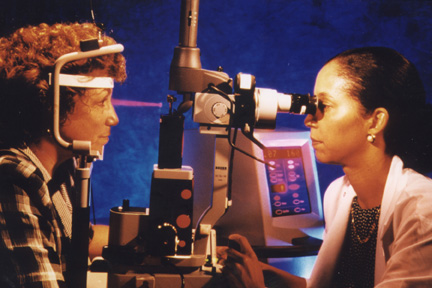
#> input picture sample-images/diabetic_retinopathy_laser_treated.jpg, 432 x 288 px
$ python -i quality.py   (imports and definitions only)   (older library calls are emulated)
#> lines starting #> are read from the running program, lines starting #| are printed output that depends on the picture; after the words box and inside, x2 and y2 are one past the last pixel; in counts of white or black regions, pixels touching at a corner belong together
#> further down, picture is the input picture: shape (288, 432, 3); mean B, G, R 74.4, 66.8, 92.2
"""
Is this image gradable, and is there an eye in it at all?

A screening model will confidently grade a black frame, a thumb over the lens,
or a photograph so blurred that no microaneurysm could possibly be visible.
That is the most dangerous failure mode a screening tool has: a confident
"No DR" on an image nobody could have graded sends someone away reassured.
Real screening programmes reject 10-20% of images as ungradable, and this is
the gate that lets this one do the same.

It is deliberately classical computer vision, not a second neural network:
every number below is inspectable, needs no training data, and costs about a
millisecond, which is what lets the same code run on every frame of the live
viewfinder to tell the patient how to move.

    assess(image) -> {
      eyeDetected, gradable, quality 0-100, reasons[], guidance,
      metrics{ coverage, centering, focus, brightness, contrast, saturated }
    }
"""

import cv2
import numpy as np

# Thresholds below are measured from real fundus photographs rather than
# guessed: the first version rejected genuine images as "washed out" because
# its contrast floor sat above what a real retina actually produces.

# A retina has to fill a reasonable share of the frame to be gradable at all.
MIN_COVERAGE = 0.06

# Retina is strongly red-dominant (R-B of 18-110 measured); noise, skin and
# grey surfaces sit near zero. This is what stops the model grading a picture
# of nothing.
REDNESS_FLOOR = 10.0

# Any real photograph has texture. A flat fill - a thumb over the lens, a wall -
# has almost none, and would otherwise pass every other test.
TEXTURE_FLOOR = 3.0

# Retinal detail lives in the green channel; below this the vessels are gone.
FOCUS_FLOOR = 12.0
FOCUS_GOOD = 45.0

# Outside this the image is under- or over-exposed beyond recovery. Real
# fundus images measured 104-121, so 185 leaves generous headroom.
BRIGHTNESS_FLOOR = 25.0
BRIGHTNESS_CEILING = 185.0

# Measured 18-20 on real fundus images, so the floor sits below that.
CONTRAST_FLOOR = 12.0

# Fraction of blown-out pixels that ruins a reading. Real images measured 0%;
# a frame with 2.5% blown out and a mean of 222 is already unusable.
SATURATION_LIMIT = 0.05

# How far off-centre the disc may sit, as a fraction of the frame's half-width.
CENTERING_LIMIT = 0.35


# Anything above this is imaged retina; below it is the black surround the
# camera leaves outside the lens aperture.
SURROUND_LEVEL = 22


def _find_disc(gray):
    """
    Locate the illuminated area of retina.

    A fixed low threshold, not Otsu. Otsu picks the split that best separates
    two populations, and on a fundus photograph the strongest split is inside
    the retina - bright optic disc or laser scarring against darker macula -
    so it returned a fragment of the retina rather than the retina, and the
    framing advice built on it was wrong.
    """

    blurred = cv2.GaussianBlur(gray, (9, 9), 0)

    _, mask = cv2.threshold(
        blurred, SURROUND_LEVEL, 255, cv2.THRESH_BINARY
    )

    # Close small gaps so vessels and lesions do not split the disc.
    kernel = cv2.getStructuringElement(cv2.MORPH_ELLIPSE, (15, 15))
    mask = cv2.morphologyEx(mask, cv2.MORPH_CLOSE, kernel)

    contours, _ = cv2.findContours(
        mask, cv2.RETR_EXTERNAL, cv2.CHAIN_APPROX_SIMPLE
    )

    if not contours:
        return None, mask

    biggest = max(contours, key=cv2.contourArea)

    area = cv2.contourArea(biggest)

    if area <= 0:
        return None, mask

    (x, y), radius = cv2.minEnclosingCircle(biggest)

    # How much of that circle is actually filled: a real fundus disc is round,
    # a hand or a bright window edge is not.
    circularity = area / (np.pi * radius * radius) if radius > 0 else 0.0

    return {
        "center": (float(x), float(y)),
        "radius": float(radius),
        "area": float(area),
        "circularity": float(circularity),
    }, mask


# Every measurement is taken at this size. Sharpness measures like the
# variance of the Laplacian scale with resolution, so the same photograph
# judged at 224px and at 1411px would otherwise get two different verdicts -
# and the live viewfinder and the saved screening send exactly those two
# sizes.
WORKING_EDGE = 512


def assess(image_bgr):
    """Judge one frame. Cheap enough to run on every frame of a live preview."""

    if image_bgr is None or image_bgr.size == 0:
        return {
            "eyeDetected": False,
            "gradable": False,
            "quality": 0,
            "reasons": ["No image."],
            "guidance": "No image from the camera.",
            "metrics": {},
        }

    # Normalise the size before measuring anything.
    longest = max(image_bgr.shape[:2])
#> longest = 432

    if longest != WORKING_EDGE:
        scale = WORKING_EDGE / float(longest)
#> scale = 1.19

        image_bgr = cv2.resize(
            image_bgr,
            (
                max(1, int(image_bgr.shape[1] * scale)),
                max(1, int(image_bgr.shape[0] * scale)),
            ),
            interpolation=cv2.INTER_AREA,
        )
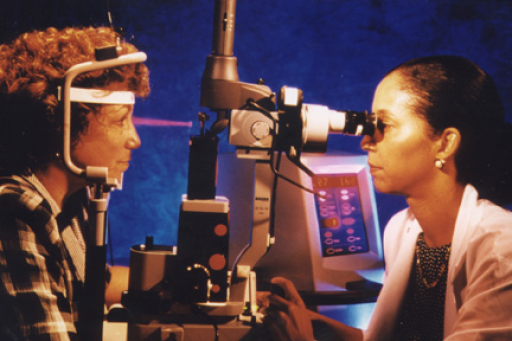
#> image_bgr: shape (341, 512, 3); mean of channels 0, 1, 2 74.3, 66.7, 92.1; drawn as B, G, R

    height, width = image_bgr.shape[:2]
#> height = 341; width = 512
    frame_area = float(height * width)
#> frame_area = 174592

    gray = cv2.cvtColor(image_bgr, cv2.COLOR_BGR2GRAY)
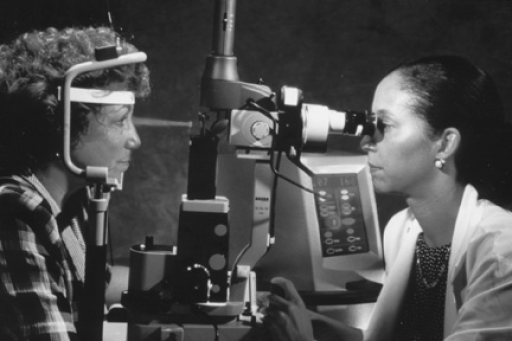
#> gray: shape (341, 512); min 20, max 246, mean 75.2

    disc, _ = _find_disc(gray)
#> in _find_disc, `blurred = cv2.GaussianBlur(gray, (9, 9), 0)`:
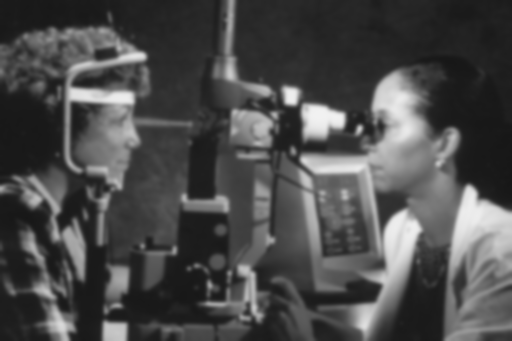
#> blurred: shape (341, 512); min 23, max 241, mean 75.2
#> in _find_disc, `_, mask = cv2.threshold( blurred, SURROUND_LEVEL, 255, cv2.THRESH_BINA..`: mask: shape (341, 512); every value is 255
#> in _find_disc, `contours, _ = cv2.findContours( mask, cv2.RETR_EXTERNAL, cv2.CHAIN_APP..`: contours = [[[0, 0], [0, 340], [511, 340], [511, 0]]]
#> in _find_disc, `biggest = max(contours, key=cv2.contourArea)`: biggest = [[0, 0], [0, 340], [511, 340], [511, 0]]
#> in _find_disc, `area = cv2.contourArea(biggest)`: area = 173740
#> in _find_disc, `(x, y), radius = cv2.minEnclosingCircle(biggest)`: x = 255.5; y = 170; radius = 306.9
#> in _find_disc, `circularity = area / (np.pi * radius * radius) if radius > 0 else 0.0`: circularity = 0.587
#> disc = {'center': (255.5, 170), 'radius': 306.9, 'area': 173740, 'circularity': 0.587}

    reasons = []

    coverage = (disc["area"] / frame_area) if disc else 0.0
#> coverage = 0.995

    # ------------------------------------------------------------------
    # Is there an eye at all?
    # ------------------------------------------------------------------

    # Circularity is deliberately not a gate: many datasets ship fundus images
    # already cropped square, where the retina fills the frame and no circle
    # is visible at all. Colour and texture identify a retina in both cases.
    channels = image_bgr.reshape(-1, 3).mean(axis=0)
#> channels = [74.3, 66.71, 92.11]
    redness = float(channels[2] - channels[0])
#> redness = 17.81

    texture = float(cv2.Laplacian(gray, cv2.CV_64F).var())
#> texture = 233.6

    eye_detected = bool(
        disc
        and coverage >= MIN_COVERAGE
        and redness >= REDNESS_FLOOR
        and texture >= TEXTURE_FLOOR
    )
#> eye_detected = True

    if not eye_detected:
        return {
            "eyeDetected": False,
            "gradable": False,
            "quality": 0,
            "reasons": ["No retina visible in the frame."],
            "guidance": (
                "No eye detected - line the lens up with the eye and hold it "
                "steady."
            ),
            "metrics": {
                "coverage": round(coverage, 3),
                "redness": round(redness, 1),
                "texture": round(texture, 1),
                "circularity": round(disc["circularity"], 3) if disc else 0.0,
            },
        }

    # ------------------------------------------------------------------
    # Measure only inside the disc; the dark surround would skew everything
    # ------------------------------------------------------------------

    # Two kinds of fundus image arrive here: one with the retina as a lit disc
    # inside a black surround, and one already cropped so the retina fills the
    # frame. On the second kind Otsu latches onto the brightest patch - an
    # optic disc or laser scarring - and the "disc" is neither the retina nor
    # centred, so framing advice would be nonsense.
    dark_surround = float((gray < 40).mean())
#> dark_surround = 0.36

    fills_frame = dark_surround < 0.15
#> fills_frame = False

    if fills_frame:
        inside = np.ones(gray.shape, dtype=bool)
    else:
        disc_mask = np.zeros(gray.shape, dtype=np.uint8)

        cv2.circle(
            disc_mask,
            (int(disc["center"][0]), int(disc["center"][1])),
            int(disc["radius"] * 0.85),
            255,
            -1,
        )
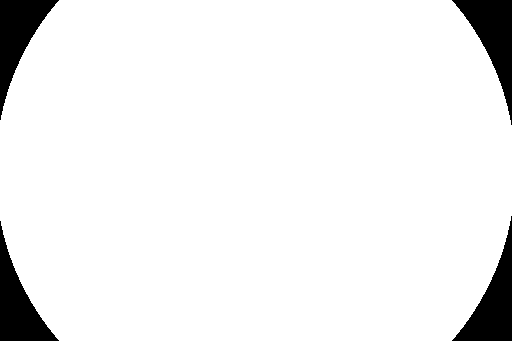
#> disc_mask: shape (341, 512); 93.4% white; 4 black regions, box (x1, y1, x2, y2) and area: (452, 0, 512, 125) 2922, (452, 216, 512, 341) 2922, (0, 0, 59, 120) 2797, (0, 221, 59, 341) 2797

        inside = disc_mask > 0

        if not inside.any():
            inside = np.ones(gray.shape, dtype=bool)

    # Green channel carries retinal detail; red saturates, blue is noise.
    green = image_bgr[:, :, 1]
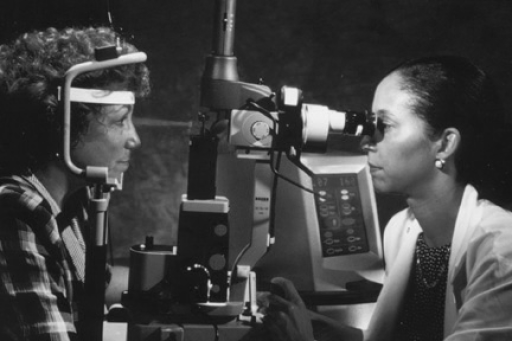
#> green: shape (341, 512); min 16, max 242, mean 66.7

    focus = float(cv2.Laplacian(green, cv2.CV_64F).var())
#> focus = 239.2
    brightness = float(gray[inside].mean())
#> brightness = 76.5
    contrast = float(green[inside].std())
#> contrast = 52.63
    saturated = float((gray[inside] > 250).mean())
#> saturated = 0

    offset = np.hypot(
        disc["center"][0] - width / 2.0,
        disc["center"][1] - height / 2.0,
    )
#> offset = 0.707

    centering = float(offset / (min(width, height) / 2.0))
#> centering = 0.00415

    # ------------------------------------------------------------------
    # Verdict, with the reason and what to do about it
    # ------------------------------------------------------------------

    guidance = "Hold steady."

    if brightness < BRIGHTNESS_FLOOR:
        reasons.append(f"Too dark (brightness {brightness:.0f}).")
        guidance = "Too dark - add light or move closer."
    elif brightness > BRIGHTNESS_CEILING or saturated > SATURATION_LIMIT:
        reasons.append(
            f"Over-exposed ({saturated * 100:.0f}% of the retina blown out)."
        )
        guidance = "Too bright - reduce the light or pull back slightly."

    if focus < FOCUS_FLOOR:
        reasons.append(f"Out of focus (detail {focus:.0f}).")
        guidance = "Out of focus - adjust the distance slowly until vessels sharpen."

    if contrast < CONTRAST_FLOOR:
        reasons.append(f"Washed out (contrast {contrast:.0f}).")
        if guidance == "Hold steady.":
            guidance = "Low contrast - reduce glare on the lens."

    # Framing advice only applies when there is a visible surround to frame
    # against - on a frame-filling image it is already as framed as it gets.
    if not fills_frame:
        if coverage < 0.12:
            reasons.append("The retina fills too little of the frame.")
            guidance = "Move closer until the retina fills the circle."

        if centering > CENTERING_LIMIT:
            reasons.append("The retina is off-centre.")
            guidance = "Centre the retina inside the circle."

    gradable = len(reasons) == 0

    # A single number for the UI, built from the parts that actually matter.
    focus_score = min(1.0, focus / FOCUS_GOOD)
#> focus_score = 1
    exposure_score = 1.0 - min(1.0, abs(brightness - 125.0) / 125.0)
#> exposure_score = 0.612
    framing_score = (
        1.0
        if fills_frame
        else max(0.0, 1.0 - centering / CENTERING_LIMIT)
    )
#> framing_score = 0.988

    coverage_score = 1.0 if fills_frame else min(1.0, coverage / 0.30)
#> coverage_score = 1

    quality = int(
        round(
            100
            * (
                0.40 * focus_score
                + 0.25 * exposure_score
                + 0.20 * coverage_score
                + 0.15 * framing_score
            )
        )
    )
#> quality = 90

    if gradable:
        guidance = "Good - hold still and save the scan."

    return {
        "eyeDetected": True,
        "gradable": gradable,
        "quality": quality,
        "reasons": reasons,
        "guidance": guidance,
        "metrics": {
            "coverage": round(coverage, 3),
            "centering": round(centering, 3),
            "focus": round(focus, 1),
            "brightness": round(brightness, 1),
            "contrast": round(contrast, 1),
            "saturated": round(saturated, 4),
            "redness": round(redness, 1),
            "fillsFrame": fills_frame,
            "circularity": round(disc["circularity"], 3),
        },
    }

>>> import cv2
>>> picture = cv2.imread('../sample-images/diabetic_retinopathy_laser_treated.jpg')
>>> result = assess(picture)
#> result = 6 items
